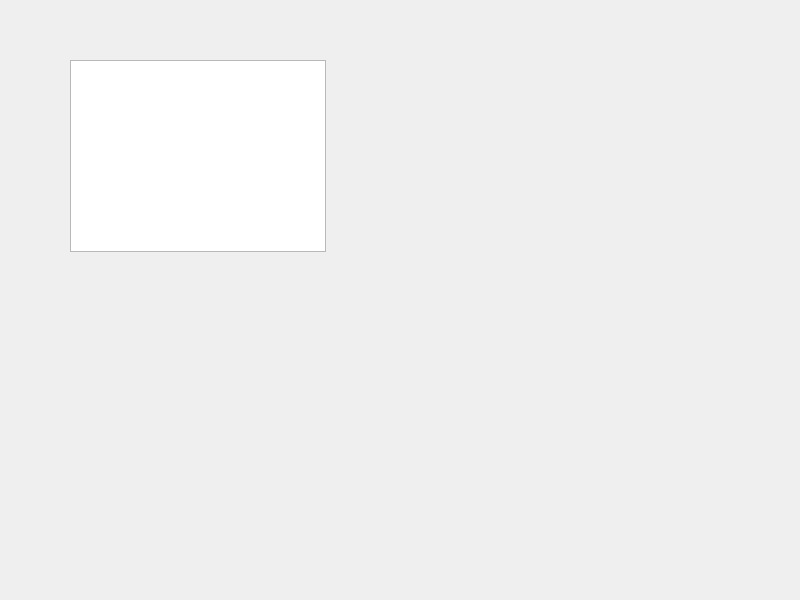
<?xml version="1.0" encoding="UTF-8"?>
<ui version="4.0">
 <class>Widget</class>
 <widget class="QWidget" name="Widget">
  <property name="geometry">
   <rect>
    <x>0</x>
    <y>0</y>
    <width>800</width>
    <height>600</height>
   </rect>
  </property>
  <property name="windowTitle">
   <string>Widget</string>
  </property>
  <widget class="QListWidget" name="listWidget">
   <property name="geometry">
    <rect>
     <x>70</x>
     <y>60</y>
     <width>256</width>
     <height>192</height>
    </rect>
   </property>
  </widget>
 </widget>
 <resources/>
 <connections/>
</ui>
